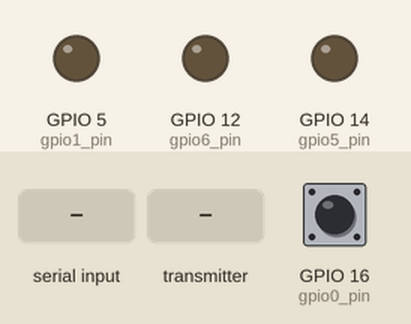
The sketch below on a simulated ESP8266 (NodeMCU). Parts: output pins drawn as LEDs (lit = HIGH). The inputs (shaded band) are chosen by the test bench; at power-on: GPIO 16 (gpio0_pin) HIGH. What the sketch prints to the serial monitor is not drawn.

Above: at 3.2 s.
3.3 s: GPIO 16 (gpio0_pin) pulled LOW for 0.15 s
4.9 s: "F" received over Serial
6.4 s: GPIO 16 (gpio0_pin) pulled LOW for 1 s
8.9 s: "1" received over Serial
10.4 s: GPIO 16 (gpio0_pin) driven LOW
13.1 s: the transmitter starts sending msgType = 0
At 14.8 s:
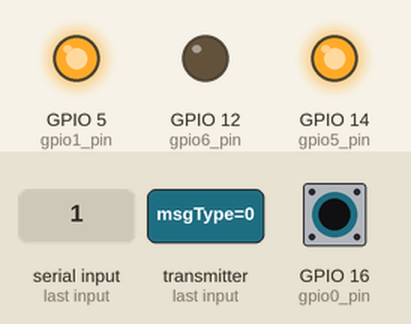
At 17.9 s:
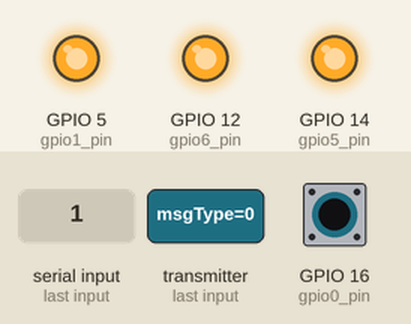
Timing chart, 0 to 22.6 s (numbered marks = the images above; inputs shaded):
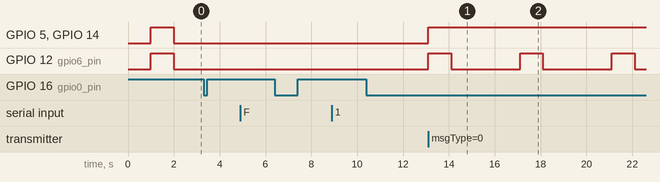

The sketch:

brain.ino
```cpp
/*
 * ESP8266 UART <-> ESPNOW <-> UART Bridge
 * ESP8266 TX of Serial1 is GPIO2
 */

#include <ESP8266WiFi.h>
#include <espnow.h>


int gpio0_pin = 16;   //BUTTON
int gpio5_pin = 14;   //BUTTON LED
int gpio6_pin = 12;    //BUZZER
int gpio1_pin = 5;    //PAIRED LED
bool flag_pushed = false;


// new structure for pairing
typedef struct struct_pairing {
    uint8_t msgType;
    uint8_t espnowChannel; // not used
    uint8_t buffer_length;
    uint8_t buffer[128];
} struct_pairing;

uint8_t PairingAddress[] = {0xFF,0xFF,0xFF,0xFF,0xFF,0xFF};
enum PairingStatus {NOT_PAIRED, PAIRED, };
enum MessageType {PAIRING_REQUEST, DATA_REQUEST,};
PairingStatus pairingStatus = NOT_PAIRED;
char incomingBuffer[128];
bool incomingPacket = false;
unsigned int lastRequestMillis = 0;

// callback when data is sent from Master to Slave
void OnDataSent(uint8_t *mac_addr, uint8_t status) {
  char macStr[18];
  snprintf(macStr, sizeof(macStr), "%02x:%02x:%02x:%02x:%02x:%02x",
    mac_addr[0], mac_addr[1], mac_addr[2], mac_addr[3], mac_addr[4], mac_addr[5]);
  //Serial1.print("Last Packet Sent to: "); Serial1.println(macStr);
  //Serial1.print("Last Packet Send Status: "); Serial1.println(status == 0 ? "Delivery Success" : "Delivery Fail");
  if (status != 0) {
    Serial.print("Packet Sent to: ");
    Serial.print(macStr);
    Serial.println(" Delivery Fail");
    pairingStatus = NOT_PAIRED;
    memset(PairingAddress, 0xFF, sizeof(PairingAddress));
  }
}

// callback when data is recv from Master
void OnDataRecv(uint8_t *mac_addr, uint8_t *data, uint8_t data_len) {
  char macStr[18];
  snprintf(macStr, sizeof(macStr), "%02x:%02x:%02x:%02x:%02x:%02x",
    mac_addr[0], mac_addr[1], mac_addr[2], mac_addr[3], mac_addr[4], mac_addr[5]);
  //Serial1.print("Packet Recv from: "); Serial1.println(macStr);

  struct_pairing pairingData;
  memcpy(&pairingData, data, data_len);
  if (pairingData.msgType == PAIRING_REQUEST) {
    int ret;
    ret = esp_now_is_peer_exist(mac_addr);
    Serial1.print("esp_now_is_peer_exist=");
    Serial1.println(ret);
    if (ret < 0) {
      Serial1.println("esp_now_is_peer_exist fail");
      return;
    }
    if (ret > 0) {
      pairingStatus = PAIRED;
      for (int i=0;i<6;i++) PairingAddress[i] = mac_addr[i];
      return;
    }

    ret = esp_now_add_peer(mac_addr, ESP_NOW_ROLE_COMBO, 1, NULL, 0);
    if (ret != 0) {
      Serial1.println("esp_now_add_peer fail");
      return;
    } else {
      Serial1.println("esp_now_add_peer succes");
      pairingStatus = PAIRED ;
      for (int i=0;i<6;i++) PairingAddress[i] = mac_addr[i];
    }

  } else {
    memset(incomingBuffer, 0, sizeof(incomingBuffer));
    incomingPacket = true;
    memcpy(incomingBuffer, pairingData.buffer, pairingData.buffer_length);
  }
}


void setup() {
  delay(1000);
  pinMode(gpio0_pin, INPUT_PULLUP);
  pinMode(gpio5_pin, OUTPUT);
  pinMode(gpio6_pin, OUTPUT);
  pinMode(gpio1_pin, OUTPUT);
  digitalWrite(gpio5_pin, HIGH);
  digitalWrite(gpio6_pin, HIGH);
  digitalWrite(gpio1_pin, HIGH);
  delay(1000);
  digitalWrite(gpio5_pin, LOW);
  digitalWrite(gpio6_pin, LOW);
  digitalWrite(gpio1_pin, LOW);

  Serial1.begin(115200); // for Debug print
  Serial.begin(115200); // You can change
  //Set device in STA mode to begin with
  WiFi.mode(WIFI_STA);
  Serial1.println("ESPNow/Basic/Master Example");
  // This is the mac address of the Master in Station Mode
  Serial1.print("STA MAC: "); Serial1.println(WiFi.macAddress());

  // Init ESP-NOW
  if (esp_now_init() != 0) {
    Serial1.println("Error initializing ESP-NOW");
    return;
  }

  // Set ESP-NOW Role
  esp_now_set_self_role(ESP_NOW_ROLE_COMBO);

  // Once ESPNow is successfully Init, we will register for Send CB to
  // get the status of Trasnmitted packet
  esp_now_register_send_cb(OnDataSent);
  esp_now_register_recv_cb(OnDataRecv);

}

void pairing() {
  if (millis() - lastRequestMillis < 1000) return;

  Serial1.print("pairingStatus=");
  Serial1.print(pairingStatus);
  Serial1.print(" PairingAddress=");
  for (int i=0;i<sizeof(PairingAddress);i++) {
    Serial1.print(PairingAddress[i], HEX);
    Serial1.print(" ");
  }
  Serial1.println();

  struct_pairing pairingData;
  pairingData.msgType = PAIRING_REQUEST;
  esp_now_send(PairingAddress, (uint8_t *) &pairingData, sizeof(pairingData));
  lastRequestMillis = millis();
}

void loop() {
  // Update pairing
  pairing();

  if(Serial.available()||(digitalRead(gpio0_pin)==LOW)) {
    uint8_t buf[128];
    uint8_t iofs=0;
    while(Serial.available()) {
      buf[iofs++] = Serial.read(); // read char from UART
      buf[iofs] = 0;
    }

    Serial.print((char *)buf);
    //if (digitalRead(gpio0_pin)==LOW) Serial.print("button pushed\r\n");
    if (pairingStatus == PAIRED) {
      digitalWrite(gpio1_pin, HIGH);
      struct_pairing pairingData;
      pairingData.msgType = DATA_REQUEST;
      memset(pairingData.buffer, 0, sizeof(pairingData.buffer));
      memcpy(pairingData.buffer, buf, iofs);
      pairingData.buffer_length = iofs;
      if (digitalRead(gpio0_pin)==HIGH) esp_now_send(PairingAddress, (uint8_t *) &pairingData, sizeof(pairingData));
      else if (!flag_pushed)
      {
        digitalWrite(gpio5_pin, HIGH);
        digitalWrite(gpio6_pin, HIGH);
        struct_pairing pairingData_button;
        pairingData_button.msgType = DATA_REQUEST;
        memset(pairingData_button.buffer, 0, sizeof(pairingData_button.buffer));
        memcpy(pairingData_button.buffer, "FFF", 5);
        pairingData_button.buffer_length = 5;
        esp_now_send(PairingAddress, (uint8_t *) &pairingData_button, sizeof(pairingData_button));
        delay(1000);
        digitalWrite(gpio6_pin, LOW);
        delay(3000);
        digitalWrite(gpio5_pin, LOW);
        memcpy(pairingData_button.buffer, "000", 5);
        esp_now_send(PairingAddress, (uint8_t *) &pairingData_button, sizeof(pairingData_button));
      }
    } else digitalWrite(gpio1_pin, LOW);// end if
  }

  if (incomingPacket) {
    Serial1.print("<--[");
    Serial1.print(incomingBuffer);
    Serial1.println("]");
    Serial.print(incomingBuffer);
    incomingPacket = false;
    if ((incomingBuffer[0]=='F')&&(incomingBuffer[1]=='F')&&(incomingBuffer[2]=='F'))
       {
        //digitalWrite(gpio5_pin, HIGH);
        flag_pushed=true;
       }
    else {
      flag_pushed=false;
      //digitalWrite(gpio5_pin, LOW);
    }
  }


}
```

Measured:
- after the input at 3.3 s, every drawn part: stays the same
- after the input at 4.9 s, every drawn part: stays the same
- after the input at 6.4 s, every drawn part: stays the same
- after the input at 8.9 s, every drawn part: stays the same
- after the input at 10.4 s, every drawn part: stays the same
- after the input at 13.1 s, GPIO 5 (gpio1_pin), GPIO 14 (gpio5_pin): LOW → HIGH at once; GPIO 12 (gpio6_pin): alternates HIGH for 1.0 s and LOW for 3.0 s, starting at once
